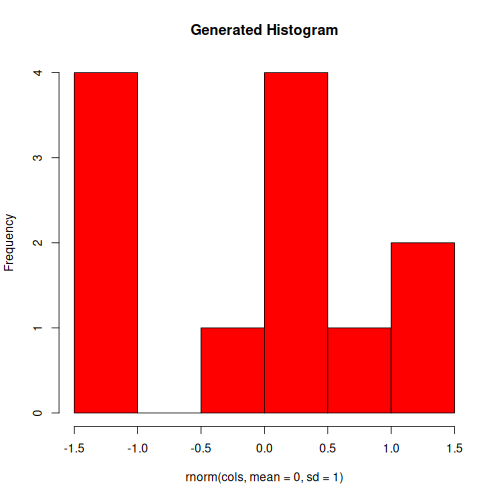

This chart was generated by the following R code:
#!/usr/bin/Rscript --vanilla

# Capture command-line arguments
args <- commandArgs(TRUE)
cols <- as.numeric(args[1])  # Number of points for histogram
fname <- args[2]             # File name without extension

# Define full path for the output image
output_path <- paste0("/var/www/DGEAR/test/", fname, ".png")

# Generate random data and plot histogram
png(filename=output_path, width=500, height=500)
hist(rnorm(cols, mean=0, sd=1), col="red", main="Generated Histogram")
dev.off()
